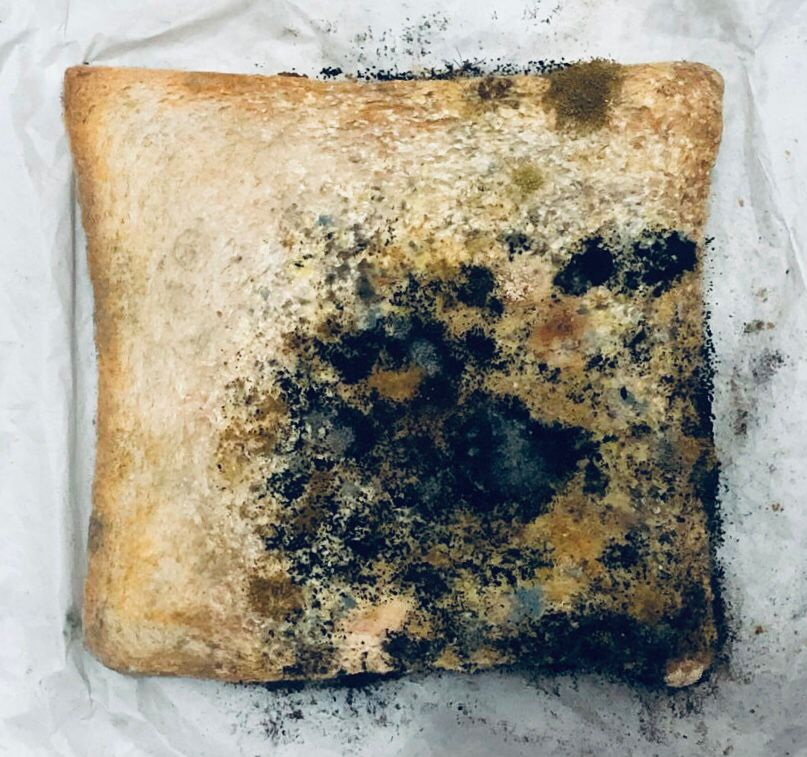
#> input picture Project/Day14.jpeg, 807 x 757 px
$ jupyter execute 'Day14 GaussianBlur.ipynb'
#> lines starting #> are read from the running program, lines starting #| are printed output that depends on the picture
[cell 1]
import cv2

#Load the image
image = cv2.imread('Day14.jpeg')
#> image is the input picture: shape (757, 807, 3); mean B, G, R 137.8, 152.2, 157.4

#Apply Guassian Blur
blurred_image = cv2.GaussianBlur(image, (5,5), sigmaX=1)

#Display the result
cv2.imshow('Original Image', image)
cv2.imshow('Blurred Image', blurred_image)

cv2.waitKey(0)
cv2.destroyAllWindows()

[cell 2]
import cv2
import numpy as np

# Define the 3x3 Gaussian kernel (after normalization)
# Replace these values with your normalized kernel
kernel = np.array([[0.058, 0.097, 0.058],
                   [0.097, 0.159, 0.097],
                   [0.058, 0.097, 0.058]], dtype=np.float32)

# Load an image
image_path = 'Day14.jpeg'  # Replace with the actual path
image = cv2.imread('Day14.jpeg', cv2.IMREAD_GRAYSCALE)
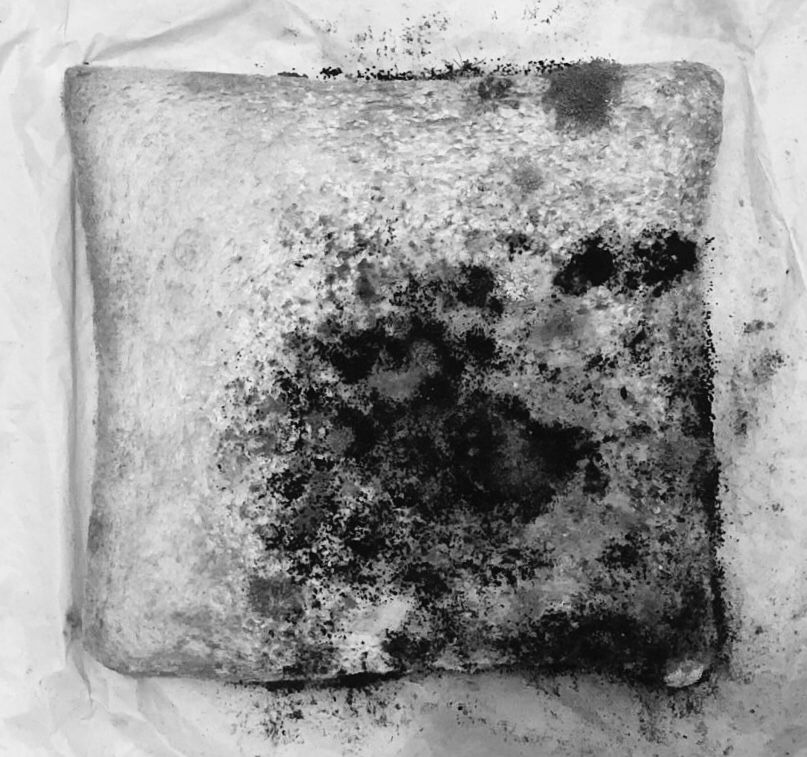
#> image: shape (757, 807); min 0, max 255, mean 152.1

# Apply the Gaussian kernel using convolution
filtered_image = cv2.filter2D(src=image, ddepth=-1, kernel=kernel)
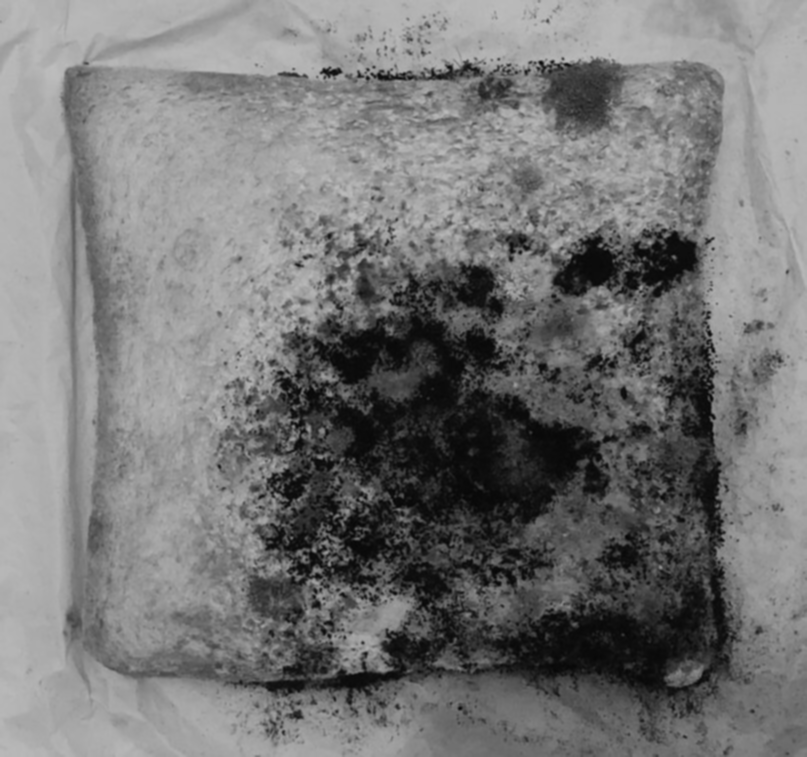
#> filtered_image: shape (757, 807); min 7, max 189, mean 118.5

# Display the original and filtered images
cv2.imshow('Original Image', image)
cv2.imshow('Gaussian Filtered Image', filtered_image)
cv2.waitKey(0)
cv2.destroyAllWindows()

$ run again, with Project/Day01.jpeg copied over Project/Day14.jpeg
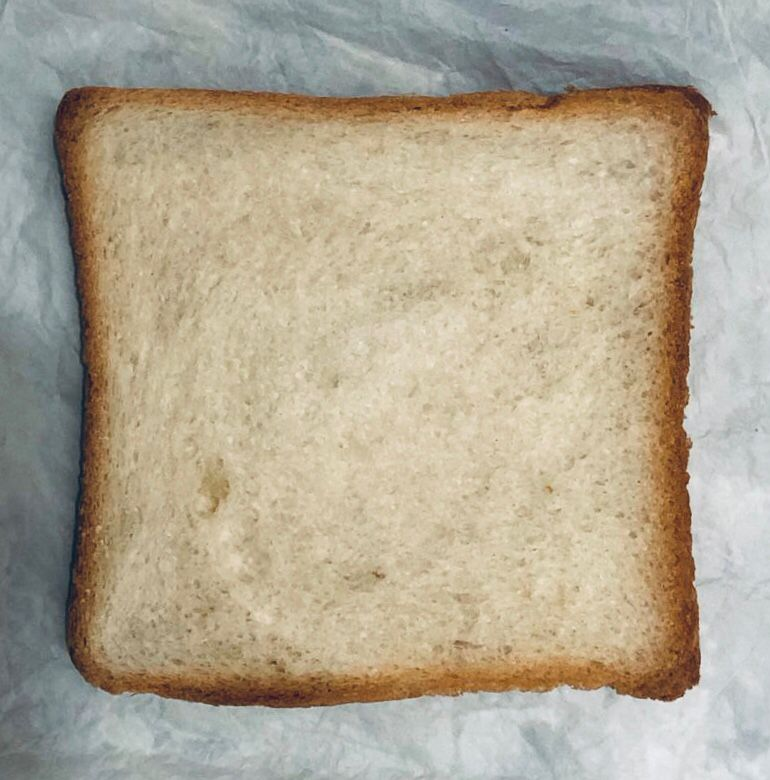
#> input picture Project/Day01.jpeg, 770 x 780 px
#> image is the input picture: shape (780, 770, 3); mean B, G, R 147.7, 167.7, 177.7
#> `image = cv2.imread('Day14.jpeg', cv2.IMREAD_GRAYSCALE)`:
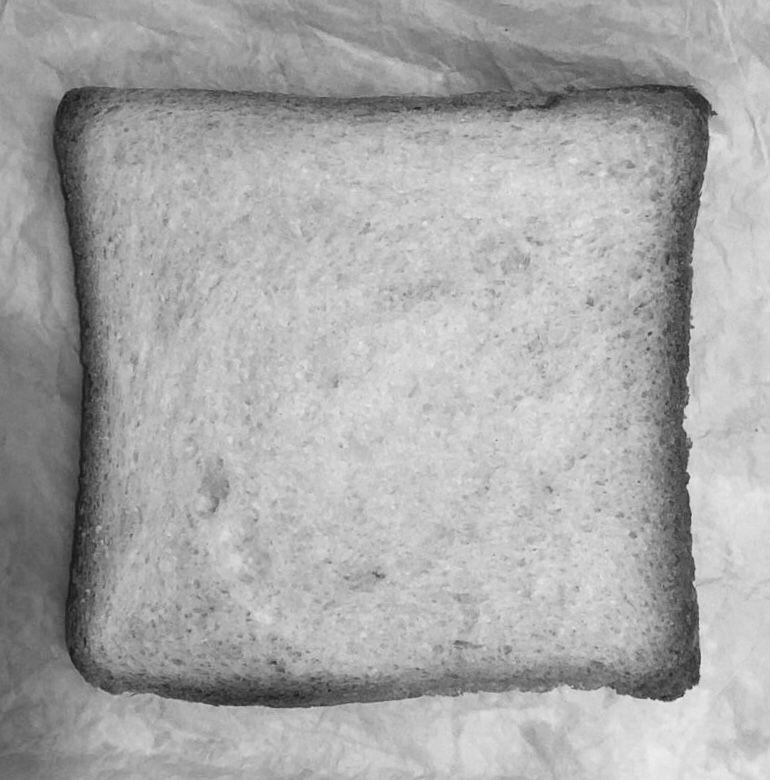
#> image: shape (780, 770); min 22, max 237, mean 168.4
#> `filtered_image = cv2.filter2D(src=image, ddepth=-1, kernel=kernel)`:
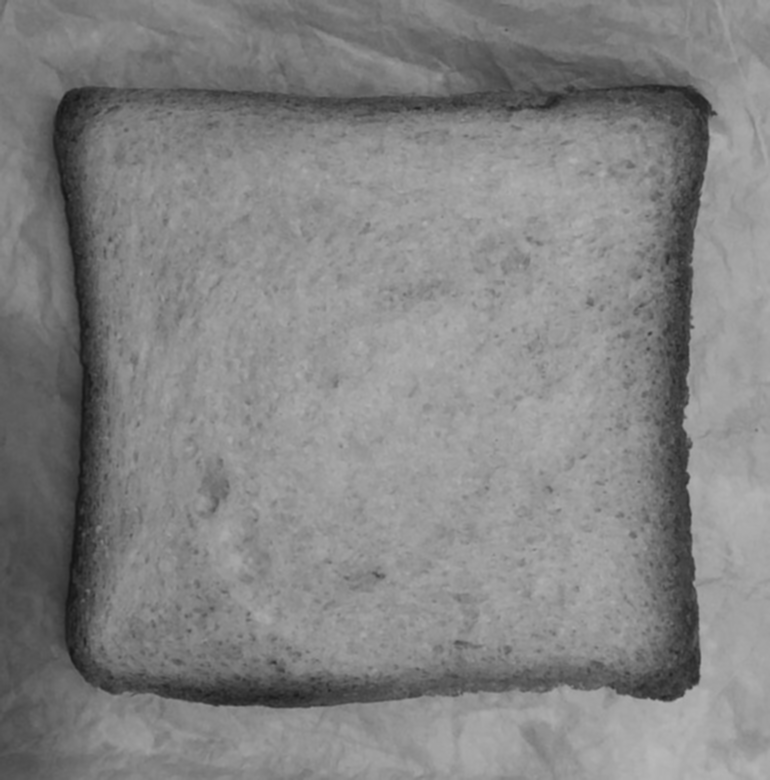
#> filtered_image: shape (780, 770); min 21, max 184, mean 131.2

$ run again, with Project/Day02.jpeg copied over Project/Day14.jpeg
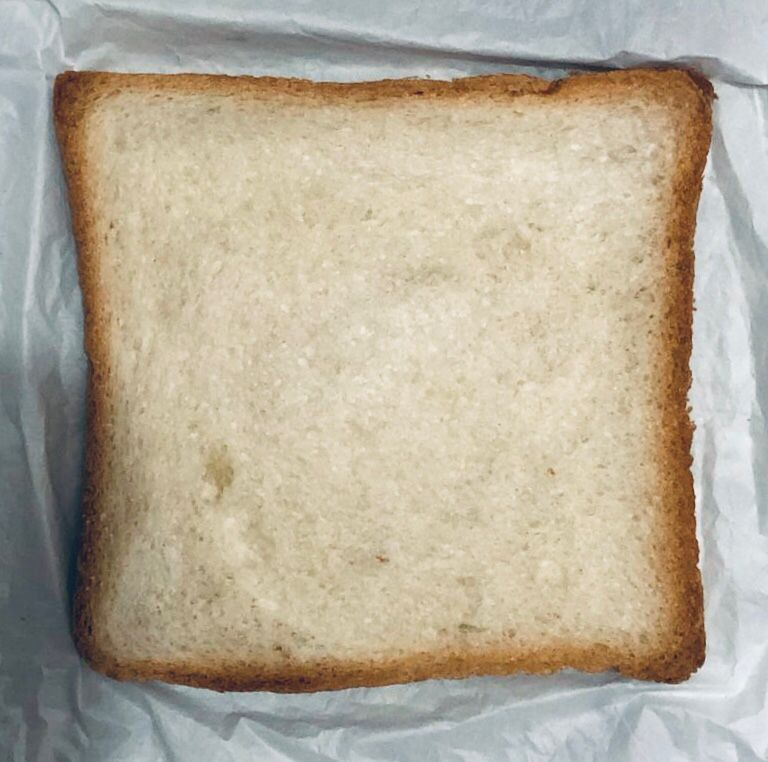
#> input picture Project/Day02.jpeg, 768 x 762 px
#> image is the input picture: shape (762, 768, 3); mean B, G, R 153.9, 172.3, 181.9
#> `image = cv2.imread('Day14.jpeg', cv2.IMREAD_GRAYSCALE)`:
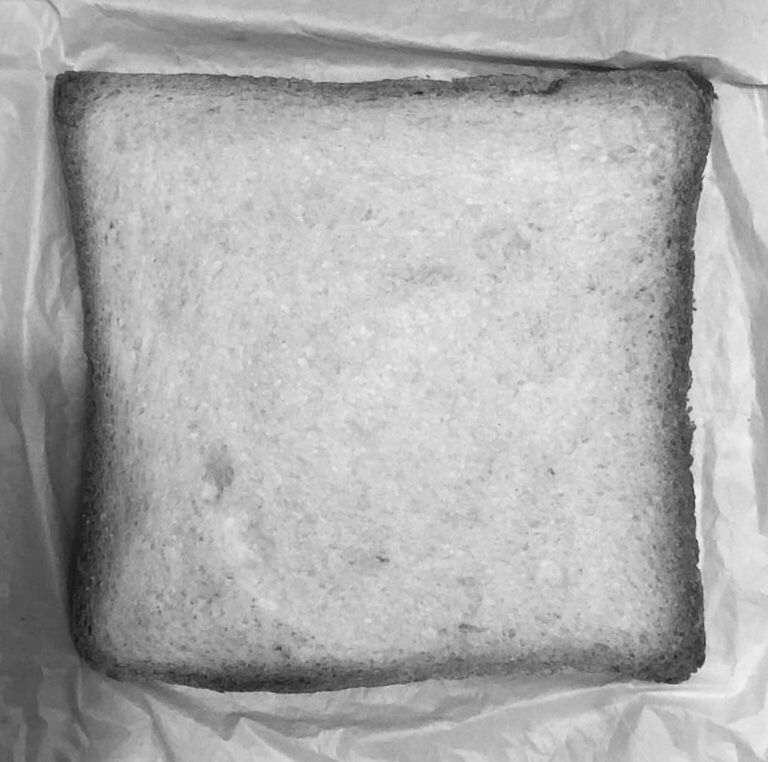
#> image: shape (762, 768); min 19, max 244, mean 173.1
#> `filtered_image = cv2.filter2D(src=image, ddepth=-1, kernel=kernel)`:
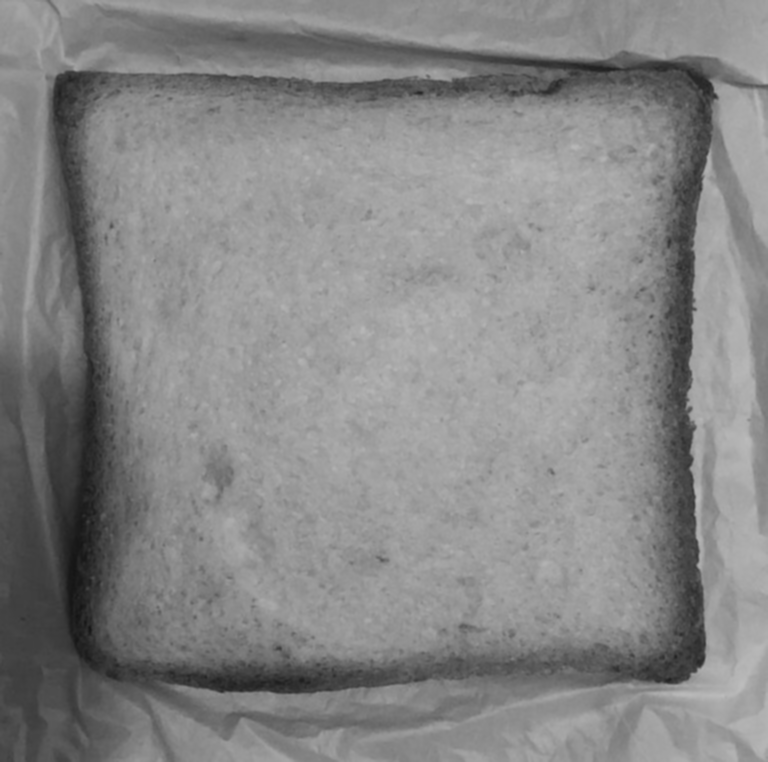
#> filtered_image: shape (762, 768); min 20, max 188, mean 134.8

$ run again, with Project/Day03.jpeg copied over Project/Day14.jpeg
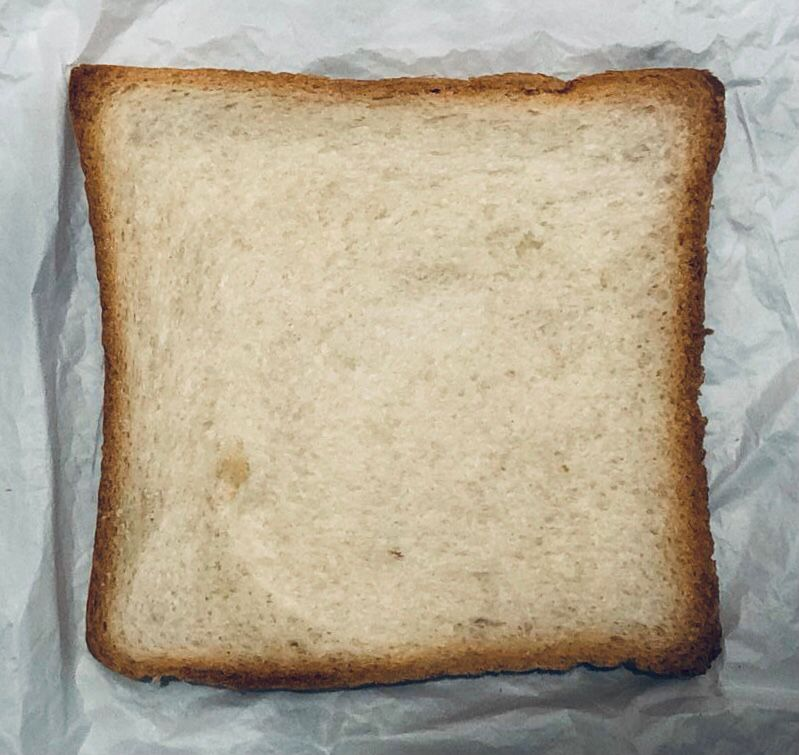
#> input picture Project/Day03.jpeg, 799 x 755 px
#> image is the input picture: shape (755, 799, 3); mean B, G, R 148.3, 167.6, 177.9
#> `image = cv2.imread('Day14.jpeg', cv2.IMREAD_GRAYSCALE)`:
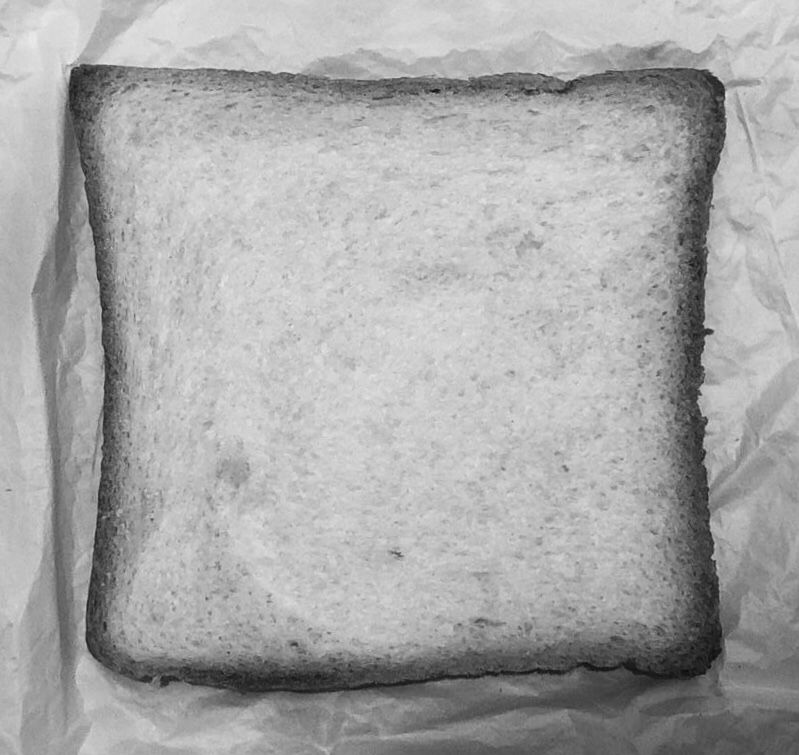
#> image: shape (755, 799); min 10, max 237, mean 168.5
#> `filtered_image = cv2.filter2D(src=image, ddepth=-1, kernel=kernel)`:
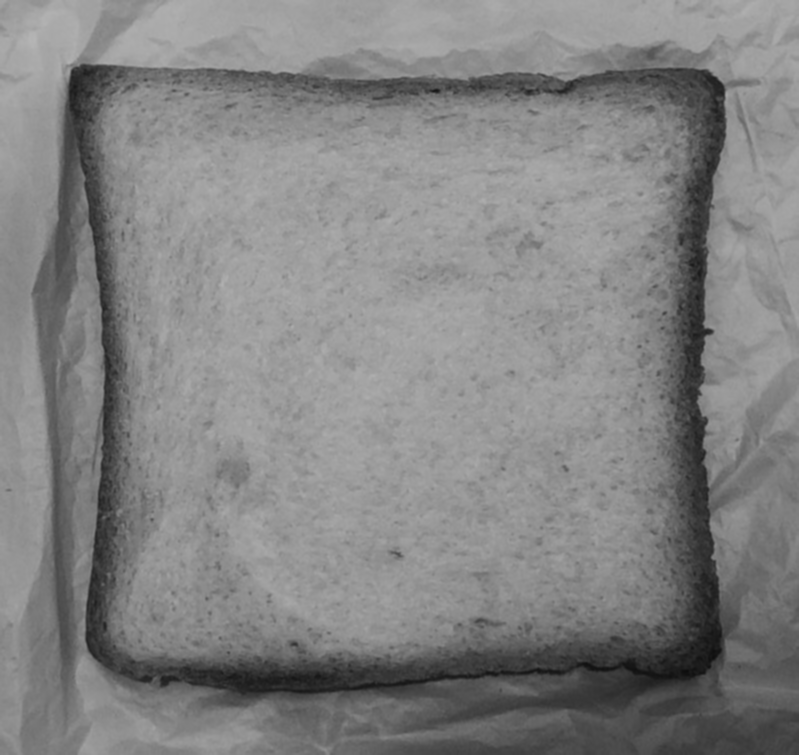
#> filtered_image: shape (755, 799); min 13, max 181, mean 131.2
